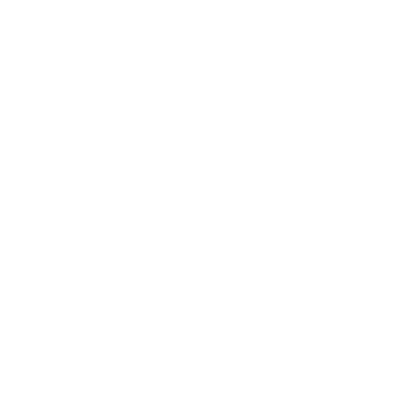
Frame 1 (no input)
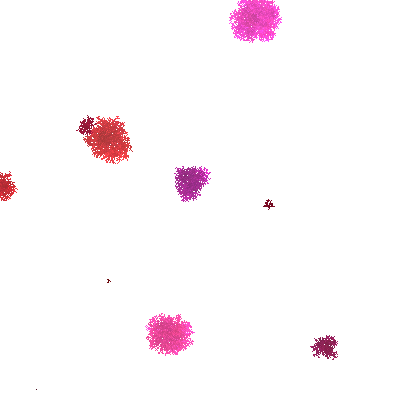
Frame 60 (the mouse pressed at the canvas centre just before this capture)
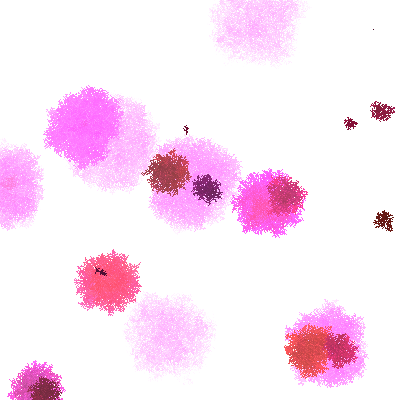
Frame 120 (the mouse held since frame 60 and released just before this capture)

The Processing sketch that drew these frames (run headless with seeded random() and noise(); from frame 60 on, the mouse is pressed at the canvas centre):

// Processing sketch: processing_73704
// ── processing_73704.pde

color bColor;
float deGrade;
float deThold;
ClusterMatrix a;
PImage main;

void setup() {
  size(400,400);
  background(255);
  frameRate(60);
  bColor = color(64,0,0);
  deGrade = .05;
  deThold = 180;
  main = createImage(width, height, RGB);
  a = new ClusterMatrix(0, 0, width, height, bColor, deGrade, deThold, main);
}

void draw() {
  a.evolve();
  a.drawMe();
  println(frameRate);
}

class ClusterMatrix{
  color baseColor;
  int baseX, baseY;
  float deGrade, deThold;
  PImage img;
  
  ClusterMatrix(int aux_x, int aux_y, int aux_width, int aux_height, color aux_baseColor, float aux_degrade, float aux_threshold, PImage aux_img){
    baseColor = aux_baseColor;
    baseX = aux_x;
    baseY = aux_y;
    deGrade = aux_degrade;
    deThold = aux_threshold;
    img = aux_img;
    img.loadPixels();
    for (int i=0; i<img.pixels.length; i++) {
      img.pixels[i] = color(255,255,255);
    }
  }
  
  int new_cluster(int aux_i, PImage img) {
//    if (pixels[x + y*width]!= color(255,255,255) {
//      return 0;
//    } else {
      color aux = color(random(50,100),random(10),random(40));
      img.pixels[aux_i] = aux;
      return 1;
//    }
  }
  
  color darkestNeighbour(int loc, PImage img) {
    color dn = color(255,255,255);
    color cur;
    int cLoc;
//up-left
    if  (loc>=img.width) {
      if (loc%img.width!=0) {
        cLoc = loc-img.width-1;
        cur = img.pixels[cLoc];
        if (red(cur)+green(cur)+blue(cur) < red(dn)+green(dn)+blue(dn)) {
          dn = cur; } }
//up
      cLoc = constrain((loc-img.width), 0, img.pixels.length-1);
      cur = img.pixels[cLoc];
      if (red(cur)+green(cur)+blue(cur) < red(dn)+green(dn)+blue(dn)) {
        dn = cur; } 
//up-right
      if (loc%img.width!=img.width-1) {
        cLoc = constrain((loc-img.width+1), 0, img.pixels.length-1);
        cur = img.pixels[cLoc];
        if (red(cur)+green(cur)+blue(cur) < red(dn)+green(dn)+blue(dn)) {
          dn = cur; } } }
//left
    if (loc%img.width!=0) {
      cLoc = constrain((loc-1), 0, img.pixels.length-1);
      cur = img.pixels[cLoc];
      if (red(cur)+green(cur)+blue(cur) < red(dn)+green(dn)+blue(dn)) {
        dn = cur; } }
//right
    if (loc%img.width!=img.width-1) {
      cLoc = constrain((loc+1), 0, img.pixels.length-1);
      cur = img.pixels[cLoc];
      if (red(cur)+green(cur)+blue(cur) < red(dn)+green(dn)+blue(dn)) {
        dn = cur; } }
//down-left
    if  (loc<img.pixels.length - img.width) {
      if (loc%img.width!=0) {
        cLoc = constrain((loc+img.width-1), 0, img.pixels.length-1);
        cur = img.pixels[cLoc];
        if (red(cur)+green(cur)+blue(cur) < red(dn)+green(dn)+blue(dn)) {
          dn = cur; } }
//down
      cLoc = constrain((loc+img.width), 0, img.pixels.length-1);
      cur = img.pixels[cLoc];
      if (red(cur)+green(cur)+blue(cur) < red(dn)+green(dn)+blue(dn)) {
        dn = cur; } 
//down-right
      if (loc%img.width!=img.width-1) {
        cLoc = constrain((loc+img.width+1), 0, img.pixels.length-1);
        cur = img.pixels[cLoc];
        if (red(cur)+green(cur)+blue(cur) < red(dn)+green(dn)+blue(dn)) {
          dn = cur; } } }
    return dn;
  }
  
  void evolve() {
    PImage cImg = createImage(img.width, img.height, RGB);
    float avgR = 0;
    float avgG = 0;
    float avgB = 0;
    for (int i=0; i<(img.pixels.length); i++) {
      int loc = i;
// Get the R,G,B values for the pixel from image
      float r = red(img.pixels[loc]);
      float g = green(img.pixels[loc]);
      float b = blue(img.pixels[loc]);
// use the evolve algorythm
/* Basically, what it does is to fade the colours away, but in a
   way in which they melt into the background, so that new colour
   clusters appear when the general density is below the specified one */

// check the darkest colour btw neighbours and randomly decide to copy it
      if (random(20)>17) {
        color dark = darkestNeighbour(loc, img);
        r = red(dark);
        g = green(dark);
        b = blue(dark);
      }
// universal fade algorythm
      float dg = 1 + random(deGrade);
      r = 1 + r*dg;
      g = 1 + g*dg;
      b = 1 + b*dg*1.01; //blue tint on fade
// Constrain RGB to between 0-255
      r = constrain(r,0,255);
      g = constrain(g,0,255);
      b = constrain(b,0,255);
// Make a new color and set pixel in the window
      color c = color(r,g,b);
      cImg.pixels[loc] = c;
// calculate average density value
      avgR = (avgR*i + r) / (i + 1);
      avgG = (avgG*i + g) / (i + 1);
      avgB = (avgB*i + b) / (i + 1);
    }
    if ((avgR + avgG + avgB > deThold*3) && (frameCount%5 == 0)) {
      int i = floor(random(img.pixels.length-1));
      new_cluster(i, cImg);
    }
    img = cImg;
  }
  
  void drawMe() {
    img.updatePixels();
    image(img, baseX, baseY);
  }
}
